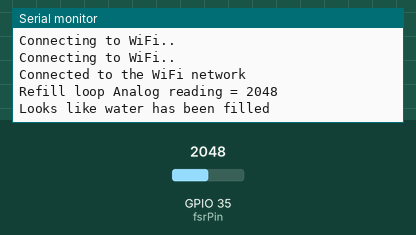
This sketch was run on a simulated ESP32. Shown: the last lines printed to the serial monitor. The test bench sets the inputs (shaded band); at power-on: GPIO 35 (fsrPin) = 2048. WiFi joins after 1.5 s; servers stay silent unless stated; uploads are accepted with an empty reply.

Above: at 3.2 s.
3.3 s: GPIO 35 (fsrPin) set to 1961
At 13.6 s:
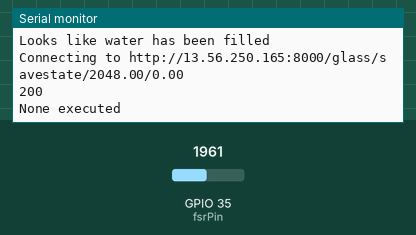
13.7 s: GPIO 35 (fsrPin) set to 1844
At 25.0 s:
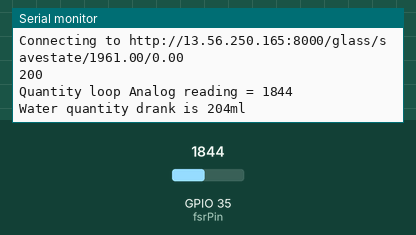

Measured:
- the behaviour switches between 1898 and 1897 on GPIO 35 (fsrPin) (found by bisection; images 1 and 2)
- after the input at 13.7 s, the serial monitor: prints a new line after 10.8 s (image 2)

The sketch:

smartglass.ino
```cpp
#include <WiFi.h>
#include <WebServer.h>
#include <WiFiUdp.h>
#include <SPI.h>
#include <HTTPClient.h>
int fsrPin = 35;     // the FSR and 10K pulldown are connected to a0
int fsrReading;     // the analog reading from the FSR resistor divider
int prevReading= 1100;
int iszero= 0;
int quantity=0;


//const char* ssid = "tr\"IO\"";
const char* ssid = "shweta";
//const char* password = "7033144375";
const char* password = "shweta04";

String host2 = "http://13.56.250.165:8000/glass/savestate";

//DeviceAddress sensor1 = { 0x28, 0xBA, 0x18, 0x79, 0x97, 0x20, 0x3, 0xDE };

void setup() {
   Serial.begin(9600);

  WiFi.begin(ssid, password);

  while (WiFi.status() != WL_CONNECTED) {
    delay(1000);
    Serial.println("Connecting to WiFi..");
  }
  Serial.println("Connected to the WiFi network");
}

void loop(void){

   fsrReading = analogRead(fsrPin);

  //Serial.print("Analog reading = ");
 // Serial.print(fsrReading);     // the raw analog reading


 /*
  if (fsrReading == 0) {
    Serial.println(" - No pressure");
  } else if (fsrReading < 10) {
    Serial.println(" - Light touch");
  } else if (fsrReading < 50) {
    Serial.println(" - Light squeeze");
  } else if (fsrReading < 150) {
    Serial.println(" - Medium squeeze");
  } else {
    Serial.println(" - Big squeeze");
  }*/
  if(fsrReading==0)
  {
    delay(20000);
    Serial.println("Zero so 10 sec delay");
    Serial.print("While loop Analog reading = ");
  Serial.println(fsrReading);
  }
 else if ( prevReading-fsrReading > 150 && fsrReading!=0)
  {
    quantity += prevReading-fsrReading;
    prevReading=fsrReading;
    Serial.print("Quantity loop Analog reading = ");
  Serial.println(fsrReading);
  Serial.print("Water quantity drank is ");
  Serial.print(quantity);
  Serial.println("ml");
    delay(20000);
  }
  else if (fsrReading>prevReading+50)
  {
    prevReading=fsrReading;
    Serial.print("Refill loop Analog reading = ");
  Serial.println(fsrReading);
    Serial.println("Looks like water has been filled");
    delay(10000);
  }
  else {Serial.println("None executed");
  delay(10000);
}


 pushTempDataToServer(fsrReading, quantity);
 delay(1000);
}

void pushTempDataToServer(float C, float d1){

  String slash = "/";

  String pressure = String(C);
  String q1 = String(d1);
  String host = host2 + slash + pressure + slash + q1;

  Serial.print("Connecting to ");
  Serial.println(host);

  HTTPClient http;
   http.begin(host);  //Specify destination for HTTP request

   http.addHeader("Content-Type", "text/plain");

   int httpResponseCode = http.POST("Hi");   //Send the actual POST request

   if(httpResponseCode>0){

    String response = http.getString();                       //Get the response to the request

    Serial.println(httpResponseCode);   //Print return code
    Serial.println(response);           //Print request answer

   }else{

    Serial.print("Error on sending POST: ");
    Serial.println(httpResponseCode);

   }

   http.end();  //Free resources
  }
```
